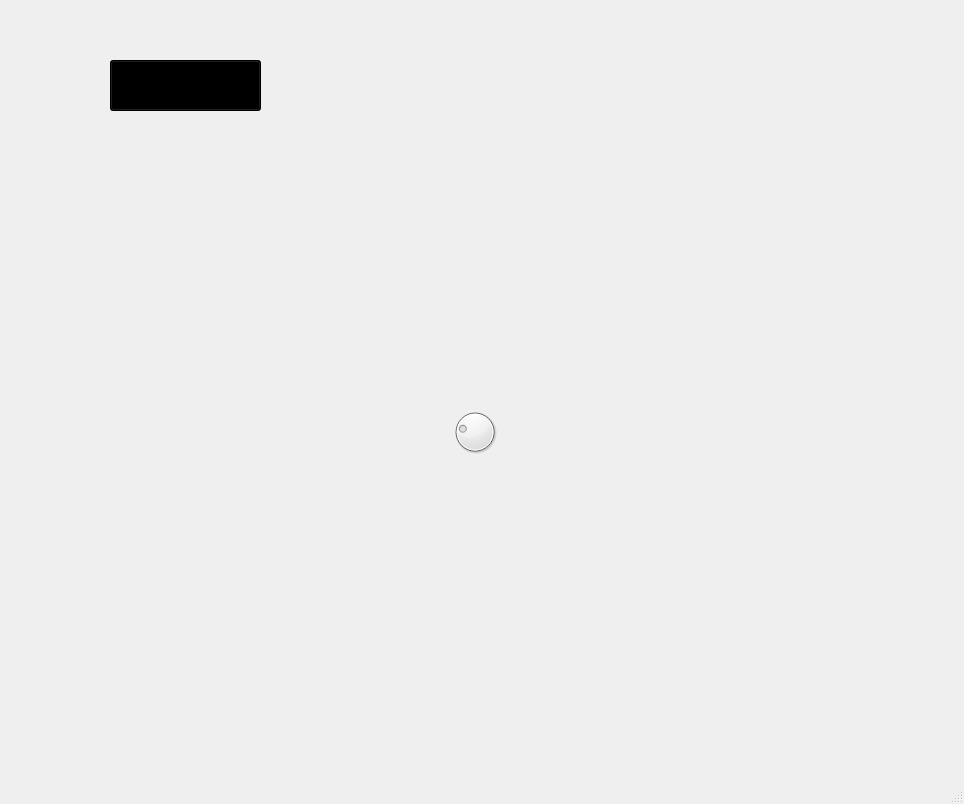
<?xml version="1.0" encoding="UTF-8"?>
<ui version="4.0">
 <class>MainWindow</class>
 <widget class="QMainWindow" name="MainWindow">
  <property name="geometry">
   <rect>
    <x>0</x>
    <y>0</y>
    <width>964</width>
    <height>804</height>
   </rect>
  </property>
  <property name="windowTitle">
   <string>MainWindow</string>
  </property>
  <property name="styleSheet">
   <string notr="true">background-image: url(&quot;D:/HEM_7/Image Modalities/image.webp&quot;);</string>
  </property>
  <widget class="QWidget" name="centralwidget">
   <widget class="QPushButton" name="browseButton">
    <property name="geometry">
     <rect>
      <x>110</x>
      <y>60</y>
      <width>151</width>
      <height>51</height>
     </rect>
    </property>
    <property name="styleSheet">
     <string notr="true">background-color:rgb(0, 0, 0);
font:   14pt &quot;MS Shell Dlg 2&quot;;</string>
    </property>
    <property name="text">
     <string>Browse</string>
    </property>
   </widget>
   <widget class="QLabel" name="axial">
    <property name="geometry">
     <rect>
      <x>550</x>
      <y>140</y>
      <width>371</width>
      <height>261</height>
     </rect>
    </property>
    <property name="text">
     <string/>
    </property>
   </widget>
   <widget class="QLabel" name="threeD">
    <property name="geometry">
     <rect>
      <x>30</x>
      <y>140</y>
      <width>371</width>
      <height>261</height>
     </rect>
    </property>
    <property name="text">
     <string/>
    </property>
   </widget>
   <widget class="QLabel" name="sa">
    <property name="geometry">
     <rect>
      <x>30</x>
      <y>430</y>
      <width>371</width>
      <height>261</height>
     </rect>
    </property>
    <property name="text">
     <string/>
    </property>
   </widget>
   <widget class="QLabel" name="sagital">
    <property name="geometry">
     <rect>
      <x>550</x>
      <y>430</y>
      <width>371</width>
      <height>261</height>
     </rect>
    </property>
    <property name="text">
     <string/>
    </property>
   </widget>
   <widget class="QDial" name="dial">
    <property name="geometry">
     <rect>
      <x>450</x>
      <y>400</y>
      <width>50</width>
      <height>64</height>
     </rect>
    </property>
    <property name="maximum">
     <number>180</number>
    </property>
    <property name="value">
     <number>45</number>
    </property>
   </widget>
  </widget>
  <widget class="QMenuBar" name="menubar">
   <property name="geometry">
    <rect>
     <x>0</x>
     <y>0</y>
     <width>964</width>
     <height>26</height>
    </rect>
   </property>
  </widget>
  <widget class="QStatusBar" name="statusbar"/>
 </widget>
 <resources/>
 <connections/>
</ui>
